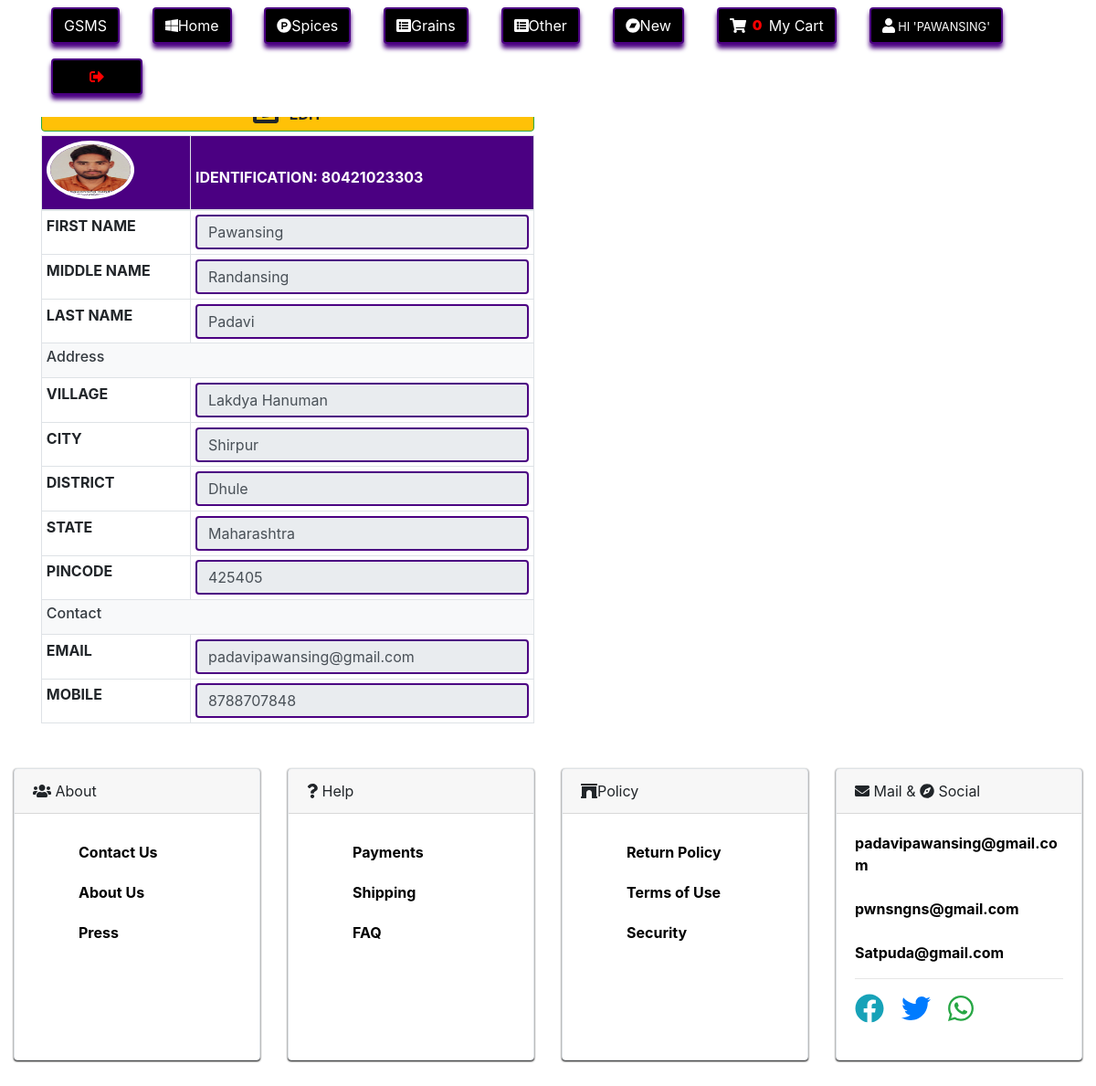
The app's page /C_myaccount.php (signed in) with its own data.
### tables this page shows
CREATE TABLE `client_registration` (
  `c_id` bigint(20) NOT NULL,
  `c_fname` varchar(30) NOT NULL,
  `c_mname` varchar(30) NOT NULL,
  `c_lname` varchar(30) NOT NULL,
  `c_mobile` bigint(20) NOT NULL,
  `c_email` varchar(50) NOT NULL,
  `c_profilepic` varchar(50) DEFAULT NULL,
  `c_village` varchar(50) DEFAULT NULL,
  `tehsil` varchar(50) DEFAULT NULL,
  `district` varchar(50) DEFAULT NULL,
  `state` varchar(50) DEFAULT NULL,
  `pincode` bigint(20) DEFAULT NULL,
  `c_password` varchar(30) NOT NULL
);

### C_myaccount.php (the view, shortened to what this page needs)
<!DOCTYPE html>
<html lang="en">
<head>
    <link rel="stylesheet" href="Assets/css/bootstrap.css">
    <link rel="stylesheet" href="Assets/css/all.css">
</head>
<body>
    <?php
        include('C_header.php');
    ?>
    <div class="container"><div class="row"><div class="col-md-6 mt-5">
    <button style="font-size:1em; font-weight:bolder;" class="btn border border-success btn-warning mt-5 text-uppercase w-100" data-toggle="collapse" data-target="#profile_data" id="update_profile"><i class="fas fa-edit fa-2x" area-hidden="true"></i> EDIT</button>
    <?php
                $c_id = $_SESSION["c_id"];
                $connection = mysqli_connect("localhost","root","","satpuda_online_shop_db") or die("Database not connected");
                $query = "select * from client_registration where c_id =$c_id";
                $result = mysqli_query($connection,$query) or die("query not executed properly");
                if(mysqli_num_rows($result)>0)
                {
                    while($row = mysqli_fetch_assoc($result))
                    {
        ?>
        </table></form></div>
        <?php
                $c_id = $_SESSION["c_id"];
                $connection = mysqli_connect("localhost","root","","satpuda_online_shop_db") or die("Database not connected");
                $query = "select * from client_registration where c_id =$c_id";
                $result = mysqli_query($connection,$query) or die("query not executed properly");
                if(mysqli_num_rows($result)>0)
                {
                    while($row = mysqli_fetch_assoc($result))
                    {
        ?>
        <div id="view_client_data">
        <form class="form-group"  enctype="multipart/form-data">
        <table class="table table-hovered table-bordered mt-1 table-sm">
        <thead style="background:indigo; color:white;">
        <tr>
        <th  colspan="2"></div><input style="width:6em; border-radius:50%; border:4px solid white; height:4em;" type="image" src="Assets/upload-images/<?php echo $row['c_profilepic']; ?>" alt="image not found"></th><th style="line-height: 60px;">IDENTIFICATION: <?php echo $_SESSION["c_id"]?></th>
        <tr><th colspan="2" class="text-justify text-uppercase font-weight-bold">First Name</th><td colspan="4"><input class="form-control brd" type="text" name="c_fname" id="c_fname" value="<?php echo $row['c_fname']; ?>" disabled /></td></tr>
        <tr><th colspan="2" class="text-justify text-uppercase font-weight-bold">Middle name</th><td colspan="4"><input class="form-control brd" type="text" name="c_mname" id="c_mname" value="<?php echo $row['c_mname']; ?>" disabled /></td></tr>
        <tr><th colspan="2" class="text-justify text-uppercase font-weight-bold">Last name</th><td colspan="4"><input class="form-control brd" type="text" name="c_lname" id="c_lname" value="<?php echo $row['c_lname']; ?>" disabled /></td></tr>
        <tr><th colspan="6" class="text-dark bg-light"><h6>Address</h6></th></tr>
        <tr><th colspan="2" class="text-justify text-uppercase font-weight-bold">Village</th><td colspan="4"><input class="form-control brd" type="text" name="c_village" id="c_village" value="<?php echo $row['c_village']; ?>" disabled /><?php $_SESSION["c_village"] = $row['c_village']; ?></td></tr>
        <tr><th colspan="2" class="text-justify text-uppercase font-weight-bold">City</th><td colspan="4"><input class="form-control brd" type="text" name="tehsil" id="tehsil" value="<?php echo $row['tehsil']; ?>" disabled /><?php $_SESSION["tehsil"] = $row['tehsil']; ?></td></tr>
        <tr><th colspan="2" class=" text-justify text-uppercase font-weight-bold">District</th><td colspan="4"><input class="form-control brd" type="text" name="district" id="district" value="<?php echo $row['district']; ?>" disabled /><?php $_SESSION["district"] = $row['district']; ?></td></tr>
        <tr><th colspan="2" class="text-justify text-uppercase font-weight-bold">State</th><td colspan="4"><input class="form-control brd" type="text" name="state" id="state" value="<?php echo $row['state'];?>" disabled /><?php $_SESSION["state"] = $row['state']; ?></td></tr>
        <tr><th colspan="2" class="text-justify text-uppercase font-weight-bold">Pincode</th><td colspan="4"><input class="form-control brd" type="text" name="pincode" id="pincode" value="<?php echo $row['pincode']; ?>" disabled /><?php $_SESSION["pincode"] = $row['pincode']; ?></td></tr>
        <tr><th colspan="6" class="text-dark bg-light"><h6>Contact</h6></th></tr>
        <tr><th colspan="2" class="text-justify text-uppercase font-weight-bold">Email</th><td colspan="4"><input class="form-control text-lowercase brd" type="text" name="c_email" id="c_email" value="<?php echo $row['c_email']; ?>" disabled /></td></tr>
        <tr><th colspan="2" class="text-justify text-uppercase font-weight-bold">Mobile</th><td colspan="4"><input class="form-control brd" type="text" name="c_mobile" id="c_mobile" value="<?php echo $row['c_mobile']; ?>" disabled /></td></tr>
        </table></form></div>
                        <?php
                    }
                }
                        ?>
        </div><div class="col-md-6 mt-5">
        </div></div></div>
        <?php
                    }
                }
        ?>
    <?php
        include('footer.php');
    ?>
</body>
</html>

### C_header.php (shortened to what this page needs)
<?php
    if($_SESSION["c_id"]!="")
    {
        $c_fname =$_SESSION["c_fname"];
    }
    else
    {
        header('location:c_login.php');
    }
?>
<!DOCTYPE html>
<html lang="en">
<head>
    <link rel="stylesheet" href="anchor.css">
</head>
<body>
<div class="container-fluid newheader"><div class="row"><ul>
<li  class="nav-item"><a href="#" class="nav-link"><div style="align-left:100px;" class="btn kt">GSMS</div></a></li>
<li class="nav-item"><a href="index.php" class="nav-link"><div class="btn kt"><i class="fab fa-windows"></i>Home</div></a></li>
    <li class="nav-item n"><a href="C_spices.php" class="nav-link"><div class="btn kt"><i class="fab fa-product-hunt"></i>Spices</div></a></li>
    <li class="nav-item n"><a href="C_grains.php" class="nav-link"><div class="btn kt"><i class="fa fa-list-alt"></i>Grains</div></a></li>
    <li class="nav-item n"><a href="C_other.php" class="nav-link"><div class="btn kt"><i class="fa fa-list-alt"></i>Other</div></a></li>
    <li class="nav-item n"><a href="C_newproducts.php" class="nav-link"><div class="btn kt"><i class="fab fa-bandcamp"></i>New</div></a></li>
    <li class="nav-item n"><a href="C_mycart.php" class="nav-link"><div class="btn kt"><i class="fa fa-shopping-cart"></i><div class="badge badge-pill" id="cartload"><b id="cart">
    <?php $count = count($_SESSION["shoping-cart"]);
        echo $count;
     ?></b></div>My Cart</div></a></li>
    <li class="nav-item n"><a href="C_myaccount.php" class="nav-link"><div class="btn kt"><i class="fas fa-user"></i><small class="text-uppercase"><?php echo " Hi '".$c_fname."' "; ?></small></div></a></li>
    <li class="nav-item n"><a href="c_logout.php" class="nav-link"><button class="btn kt" style="width:100px; color:red;"><i class="fas fa-sign-out-alt"></i></button></a></li>
    </ul>
</div></div>
</body>
</html>

### footer.php (shortened to what this page needs)
<!DOCTYPE html>
<html lang="en">
<head>
</head>
<body>
      <div class="container-fluid footer-margin">
      <div class="row">
      <div class="col-lg-3 col-md-6 col-sm-12">
      <div class="card border footer mt-2 mb-5 " style="height:20em;"><div class="card-header"><i class="fa fa-users"></i> About</div><div class="card-body ft" ><ul>
      <li><a href="#"> Contact Us</a></li><li><a href="#"> About Us</a></li><li><a href="#">Press</a></li></ul></div></div></div>
      <div class="col-lg-3 col-md-6 col-sm-12">
      <div class="card border footer mt-2 mb-5" style="height:20em;"><div class="card-header"><i class="fa fa-question"></i> Help</div><div class="card-body ft"><ul>
      <li><a href="#">Payments</a></li><li><a href="#">Shipping</a></li><li><a href="#">FAQ</a></li></ul></div></div></div>
      <div class="col-lg-3 col-md-6 col-sm-12">
      <div class="card border footer mt-2 mb-5" style="height:20em;"><div class="card-header"><i class="fa fa-archway"></i>Policy</div><div class="card-body ft"><ul>
      <li><a href="#">Return Policy</a></li><li><a href="#">Terms of Use</a></li><li><a href="#">Security</a></li></ul></div></div></div>
      <div class="col-lg-3 col-md-6 col-sm-12">
      <div class="card border footer mt-2 mb-5" style="height:20em;"><div class="card-header"><i class="fa fa-envelope"></i> Mail & <i class="fa fa-compass"></i> Social</div><div class="card-body ft">
      <b><a href="#">padavipawansing@gmail.com</a><br><br><a href="#">pwnsngns@gmail.com</a><br><br><a href="#">Satpuda@gmail.com</a>
      <br><hr />
      <a href="#"class="text-info tt"><i class="fab fa-facebook fa-2x"></i></a>&nbsp;&nbsp;&nbsp;&nbsp;
      <a href="#"class="text-primary tt"><i class="fab fa-twitter fa-2x"></i></a>&nbsp;&nbsp;&nbsp;&nbsp;
      <a href="#" class="text-success tt"><i class="fab fa-whatsapp fa-2x"></i></a>
      </b></div></div></div>
      </div>
      </div>
</body>
</html>

### Assets/css/all.css (style rules this page uses)
.fa-2x { font-size: 2em; }
.fa-archway:before { content: "\f557"; }
.fa-bandcamp:before { content: "\f2d5"; }
.fa-compass:before { content: "\f14e"; }
.fa-envelope:before { content: "\f0e0"; }
.fa-facebook:before { content: "\f09a"; }
.fa-list-alt:before { content: "\f022"; }
.fa-product-hunt:before { content: "\f288"; }
.fa-question:before { content: "\f128"; }
.fa-shopping-cart:before { content: "\f07a"; }
.fa-sign-out-alt:before { content: "\f2f5"; }
.fa-twitter:before { content: "\f099"; }
.fa-user:before { content: "\f007"; }
.fa-users:before { content: "\f0c0"; }
.fa-whatsapp:before { content: "\f232"; }
.fa-windows:before { content: "\f17a"; }

### anchor.css (style rules this page uses)
a { outline:none; }

### C_myaccount.php (style rules this page uses)
.brd { border:none; border:2px solid indigo; text-transform:capitalize; }

### C_header.php (style rules this page uses)
.newheader { position:fixed; z-index:1; margin-bottom:auto; box-sizing:border-box; }
.newheader li { display:inline-flex; box-sizing:border-box; }
#cart { font-size:15px; color:red; }
.newheader li a .btn { margin-left:0px; border:2px solid indigo; }
.newheader { font-weight:bolder; background:white; }
.kt { box-shadow:0px 5px 5px 0px indigo; background:black; color:white; }

### footer.php (style rules this page uses)
a { color:black; }
.footer { box-sizing:border-box; box-shadow:0px 1px 2px 0px black; }
.card li { list-style:none; padding:10px; font-weight:bolder; }
.footer-margin { margin-top:25px; }

### records on screen
client_registration: c_fname "pawansing", c_mname "Randansing", c_lname "padavi", c_village "Lakdya Hanuman", tehsil "shirpur", district "dhule", state "maharashtra", pincode "425405", c_email "padavipawansing@gmail.com", c_mobile "8788707848"

### other values on screen
$count "0"
$c_fname "PAWANSING"
